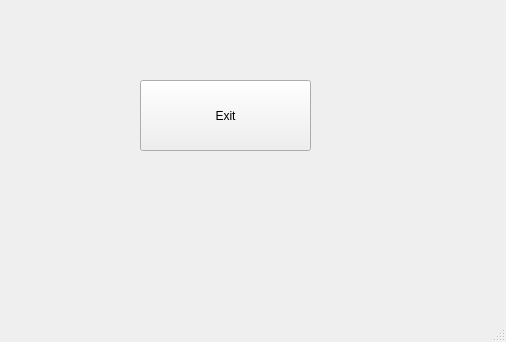
<?xml version="1.0" encoding="UTF-8"?>
<ui version="4.0">
 <class>MainWindow</class>
 <widget class="QMainWindow" name="MainWindow">
  <property name="geometry">
   <rect>
    <x>0</x>
    <y>0</y>
    <width>506</width>
    <height>342</height>
   </rect>
  </property>
  <property name="windowTitle">
   <string>MainWindow</string>
  </property>
  <widget class="QWidget" name="centralwidget">
   <widget class="QPushButton" name="btnExit">
    <property name="geometry">
     <rect>
      <x>140</x>
      <y>80</y>
      <width>171</width>
      <height>71</height>
     </rect>
    </property>
    <property name="text">
     <string>Exit</string>
    </property>
   </widget>
  </widget>
  <widget class="QMenuBar" name="menubar">
   <property name="geometry">
    <rect>
     <x>0</x>
     <y>0</y>
     <width>506</width>
     <height>18</height>
    </rect>
   </property>
  </widget>
  <widget class="QStatusBar" name="statusbar"/>
 </widget>
 <resources/>
 <connections/>
</ui>
